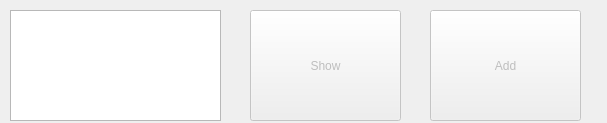
<?xml version="1.0" encoding="UTF-8"?>
<ui version="4.0">
 <class>ImageForCalibrationWidget</class>
 <widget class="QWidget" name="ImageForCalibrationWidget">
  <property name="geometry">
   <rect>
    <x>0</x>
    <y>0</y>
    <width>607</width>
    <height>123</height>
   </rect>
  </property>
  <property name="minimumSize">
   <size>
    <width>406</width>
    <height>105</height>
   </size>
  </property>
  <property name="windowTitle">
   <string>Form</string>
  </property>
  <widget class="QPushButton" name="addButon">
   <property name="enabled">
    <bool>false</bool>
   </property>
   <property name="geometry">
    <rect>
     <x>430</x>
     <y>10</y>
     <width>151</width>
     <height>111</height>
    </rect>
   </property>
   <property name="text">
    <string>Add</string>
   </property>
  </widget>
  <widget class="QPushButton" name="showButon">
   <property name="enabled">
    <bool>false</bool>
   </property>
   <property name="geometry">
    <rect>
     <x>250</x>
     <y>10</y>
     <width>151</width>
     <height>111</height>
    </rect>
   </property>
   <property name="text">
    <string>Show</string>
   </property>
  </widget>
  <widget class="QGraphicsView" name="graphicsView">
   <property name="geometry">
    <rect>
     <x>10</x>
     <y>10</y>
     <width>211</width>
     <height>111</height>
    </rect>
   </property>
  </widget>
 </widget>
 <resources/>
 <connections>
  <connection>
   <sender>showButon</sender>
   <signal>released()</signal>
   <receiver>ImageForCalibrationWidget</receiver>
   <slot>showImage()</slot>
   <hints>
    <hint type="sourcelabel">
     <x>275</x>
     <y>55</y>
    </hint>
    <hint type="destinationlabel">
     <x>202</x>
     <y>52</y>
    </hint>
   </hints>
  </connection>
  <connection>
   <sender>addButon</sender>
   <signal>released()</signal>
   <receiver>ImageForCalibrationWidget</receiver>
   <slot>closeWid()</slot>
   <hints>
    <hint type="sourcelabel">
     <x>355</x>
     <y>55</y>
    </hint>
    <hint type="destinationlabel">
     <x>202</x>
     <y>52</y>
    </hint>
   </hints>
  </connection>
 </connections>
 <slots>
  <slot>showImage()</slot>
  <slot>closeWid()</slot>
 </slots>
</ui>
